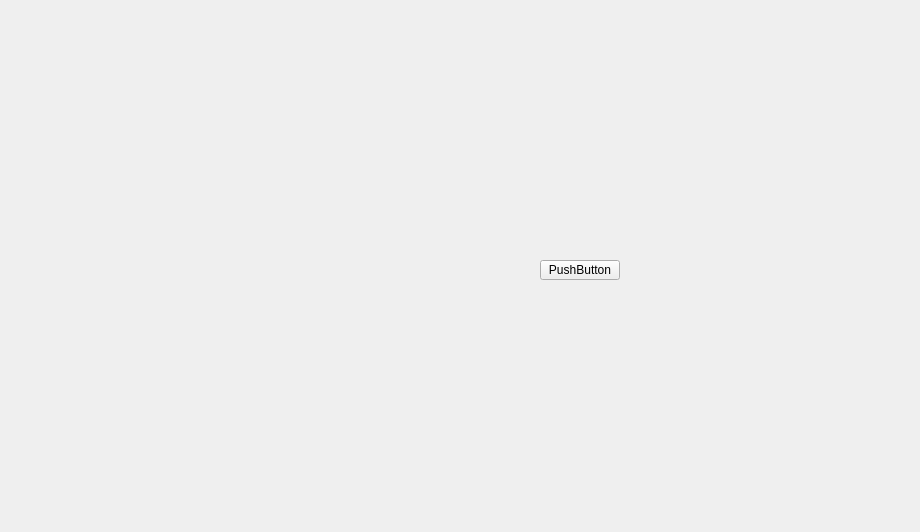
<?xml version="1.0" encoding="UTF-8"?>
<ui version="4.0">
 <class>FromOne</class>
 <widget class="QWidget" name="FromOne">
  <property name="geometry">
   <rect>
    <x>0</x>
    <y>0</y>
    <width>920</width>
    <height>532</height>
   </rect>
  </property>
  <property name="windowTitle">
   <string>Form</string>
  </property>
  <widget class="QPushButtonTest" name="pushButton">
   <property name="geometry">
    <rect>
     <x>540</x>
     <y>260</y>
     <width>80</width>
     <height>20</height>
    </rect>
   </property>
   <property name="text">
    <string>PushButton</string>
   </property>
  </widget>
 </widget>
 <customwidgets>
  <customwidget>
   <class>QPushButtonTest</class>
   <extends>QPushButton</extends>
   <header location="global">qpushbuttontest.h</header>
  </customwidget>
 </customwidgets>
 <resources/>
 <connections/>
</ui>
